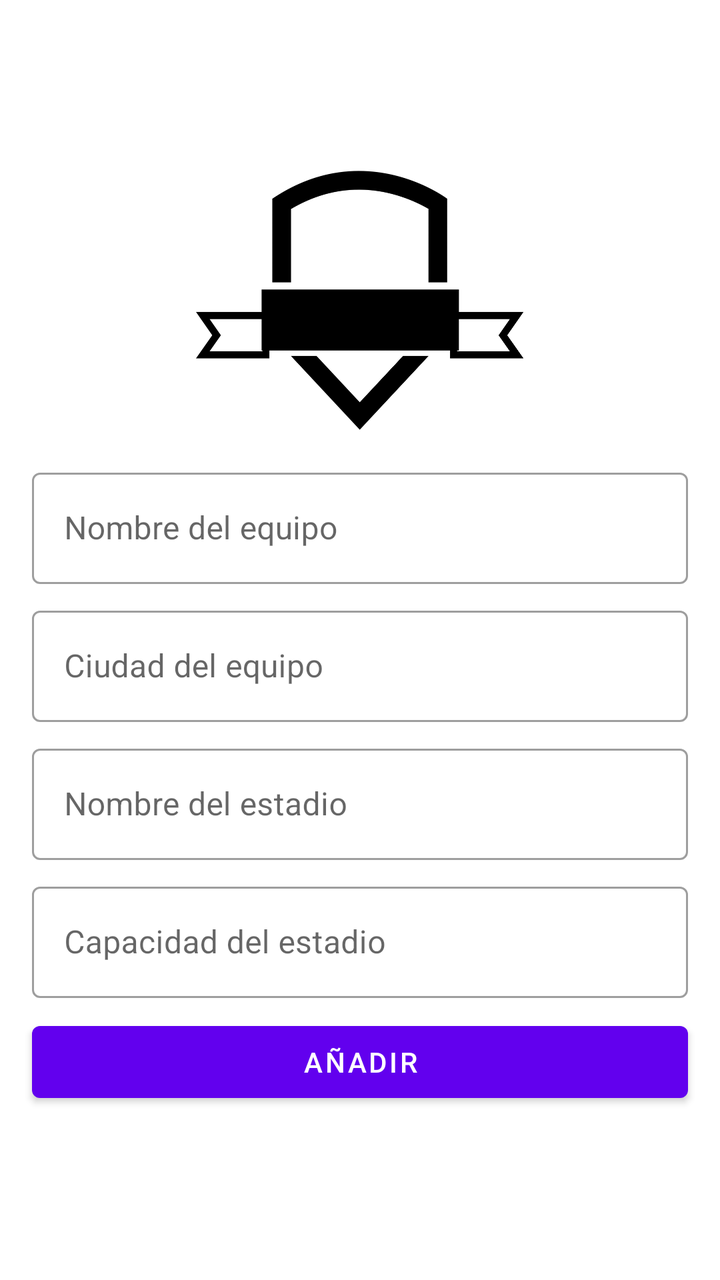
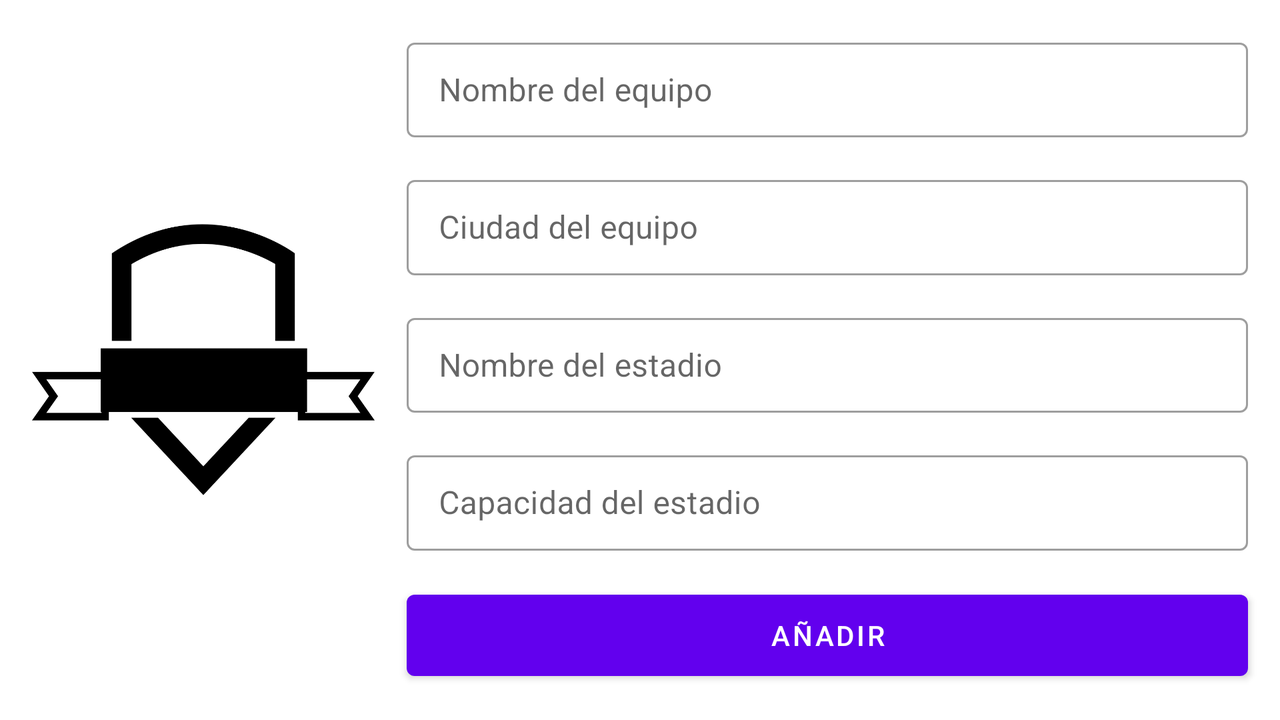

An Android layout and its configuration variant, each rendered on a device that would load it. The default file and the variant file are quoted in full after the pictures.
<!-- AndroidManifest.xml: application theme AppTheme -->
<!-- res/layout/content_add_team.xml -->
<?xml version="1.0" encoding="utf-8"?>
<androidx.constraintlayout.widget.ConstraintLayout xmlns:android="http://schemas.android.com/apk/res/android"
    xmlns:app="http://schemas.android.com/apk/res-auto"
    xmlns:tools="http://schemas.android.com/tools"
    android:layout_width="match_parent"
    android:layout_height="match_parent"
    app:layout_behavior="@string/appbar_scrolling_view_behavior"
    tools:context=".view.AddTeamActivity"
    tools:showIn="@layout/activity_add_team">

    <androidx.constraintlayout.widget.ConstraintLayout
        android:id="@+id/clLoading"
        android:layout_width="0dp"
        android:layout_height="wrap_content"
        android:layout_margin="@dimen/defaultMargin"
        app:layout_constraintBottom_toBottomOf="parent"
        app:layout_constraintEnd_toEndOf="parent"
        app:layout_constraintStart_toStartOf="parent"
        android:visibility="invisible"
        app:layout_constraintTop_toTopOf="parent"
        app:layout_constraintWidth_default="wrap">

        <TextView
            android:id="@+id/tvLoading"
            style="@style/BigTitle"
            android:layout_width="wrap_content"
            android:layout_height="wrap_content"
            android:layout_marginBottom="@dimen/defaultMargin"
            android:text="@string/toastAdding"
            app:layout_constraintEnd_toEndOf="parent"
            app:layout_constraintStart_toStartOf="parent"
            app:layout_constraintTop_toTopOf="parent"
            app:layout_constraintBottom_toTopOf="@id/loading_spinner"
            />

        <ProgressBar
            android:id="@+id/loading_spinner"
            android:layout_width="wrap_content"
            android:layout_height="wrap_content"
            android:layout_gravity="center"
            android:indeterminateTint="@color/colorPrimary"
            android:indeterminateTintMode="src_atop"
            app:layout_constraintBottom_toBottomOf="parent"
            app:layout_constraintEnd_toEndOf="parent"
            app:layout_constraintStart_toStartOf="parent"
            app:layout_constraintTop_toBottomOf="@id/tvLoading" />

    </androidx.constraintlayout.widget.ConstraintLayout>

    <androidx.constraintlayout.widget.ConstraintLayout
        android:id="@+id/clForm"
        android:layout_width="0dp"
        android:layout_height="wrap_content"
        android:layout_marginStart="@dimen/defaultMargin"
        android:layout_marginLeft="@dimen/defaultMargin"
        android:layout_marginTop="@dimen/defaultMargin"
        android:layout_marginEnd="@dimen/defaultMargin"
        android:layout_marginRight="@dimen/defaultMargin"
        android:layout_marginBottom="@dimen/defaultMargin"
        app:layout_constraintBottom_toBottomOf="parent"
        app:layout_constraintEnd_toEndOf="parent"
        app:layout_constraintStart_toStartOf="parent"
        app:layout_constraintTop_toTopOf="parent">

        <androidx.constraintlayout.widget.Guideline
            android:id="@+id/guidelineIvTeam"
            android:layout_width="0dp"
            android:layout_height="wrap_content"
            android:orientation="horizontal"
            app:layout_constraintGuide_percent="0.3" />

        <ImageView
            android:id="@+id/ivTeam"
            android:layout_width="0dp"
            android:layout_height="0dp"
            android:layout_margin="@dimen/defaultMargin"
            android:clickable="true"
            android:cropToPadding="false"
            android:focusable="true"
            android:scaleType="centerInside"
            app:layout_constraintBottom_toTopOf="@id/guidelineIvTeam"
            app:layout_constraintEnd_toEndOf="parent"
            app:layout_constraintStart_toStartOf="parent"
            app:layout_constraintTop_toTopOf="parent"
            app:srcCompat="@drawable/ic_team_default" />

        <com.google.android.material.textfield.TextInputLayout
            android:id="@+id/tilName"
            style="@style/Widget.MaterialComponents.TextInputLayout.OutlinedBox"
            android:layout_width="0dp"
            android:layout_height="wrap_content"
            android:layout_margin="@dimen/defaultMargin"
            android:hint="@string/tilName"
            app:layout_constraintBottom_toTopOf="@+id/tilCity"
            app:layout_constraintEnd_toEndOf="parent"
            app:layout_constraintHorizontal_bias="0.5"
            app:layout_constraintStart_toStartOf="parent"
            app:layout_constraintTop_toBottomOf="@id/guidelineIvTeam">

            <com.google.android.material.textfield.TextInputEditText
                android:id="@+id/tietName"
                android:layout_width="match_parent"
                android:layout_height="wrap_content"
                android:maxLines="1" />

        </com.google.android.material.textfield.TextInputLayout>

        <com.google.android.material.textfield.TextInputLayout
            android:id="@+id/tilCity"
            style="@style/Widget.MaterialComponents.TextInputLayout.OutlinedBox"
            android:layout_width="match_parent"
            android:layout_height="wrap_content"
            android:layout_margin="@dimen/defaultMargin"
            android:hint="@string/tilCity"
            app:layout_constraintEnd_toEndOf="parent"
            app:layout_constraintStart_toStartOf="parent"
            app:layout_constraintTop_toBottomOf="@+id/tilName">

            <com.google.android.material.textfield.TextInputEditText
                android:id="@+id/tietCity"
                android:layout_width="match_parent"
                android:layout_height="wrap_content"
                android:maxLines="1" />

        </com.google.android.material.textfield.TextInputLayout>

        <com.google.android.material.textfield.TextInputLayout
            android:id="@+id/tilStadium"
            style="@style/Widget.MaterialComponents.TextInputLayout.OutlinedBox"
            android:layout_width="match_parent"
            android:layout_height="wrap_content"
            android:layout_margin="@dimen/defaultMargin"
            android:hint="@string/tilStadium"
            app:layout_constraintEnd_toEndOf="parent"
            app:layout_constraintStart_toStartOf="parent"
            app:layout_constraintTop_toBottomOf="@+id/tilCity">

            <com.google.android.material.textfield.TextInputEditText
                android:id="@+id/tietStadium"
                android:layout_width="match_parent"
                android:layout_height="wrap_content"
                android:maxLines="1" />

        </com.google.android.material.textfield.TextInputLayout>

        <com.google.android.material.textfield.TextInputLayout
            android:id="@+id/tilStadium_capacity"
            style="@style/Widget.MaterialComponents.TextInputLayout.OutlinedBox"
            android:layout_width="match_parent"
            android:layout_height="wrap_content"
            android:layout_margin="@dimen/defaultMargin"
            android:hint="@string/tilStadium_capacity"
            app:layout_constraintEnd_toEndOf="parent"
            app:layout_constraintStart_toStartOf="parent"
            app:layout_constraintTop_toBottomOf="@+id/tilStadium">

            <com.google.android.material.textfield.TextInputEditText
                android:id="@+id/tietStadium_capacity"
                android:layout_width="match_parent"
                android:layout_height="wrap_content"
                android:inputType="numberSigned"
                android:maxLines="1" />

        </com.google.android.material.textfield.TextInputLayout>

        <Button
            android:id="@+id/btAdd"
            android:layout_width="0dp"
            android:layout_height="wrap_content"
            android:layout_margin="@dimen/defaultMargin"
            android:text="@string/btAdd"
            app:layout_constraintBottom_toBottomOf="parent"
            app:layout_constraintEnd_toEndOf="parent"
            app:layout_constraintStart_toStartOf="parent"
            app:layout_constraintTop_toBottomOf="@+id/tilStadium_capacity"
            app:layout_constraintVertical_bias="0.0" />

    </androidx.constraintlayout.widget.ConstraintLayout>

</androidx.constraintlayout.widget.ConstraintLayout>
<!-- res/layout/activity_add_team.xml (included above) -->
<?xml version="1.0" encoding="utf-8"?>
<androidx.coordinatorlayout.widget.CoordinatorLayout xmlns:android="http://schemas.android.com/apk/res/android"
    xmlns:app="http://schemas.android.com/apk/res-auto"
    xmlns:tools="http://schemas.android.com/tools"
    android:layout_width="match_parent"
    android:layout_height="match_parent"
    tools:context=".view.AddTeamActivity">

    <com.google.android.material.appbar.AppBarLayout
        android:layout_width="match_parent"
        android:layout_height="wrap_content"
        android:theme="@style/AppTheme.AppBarOverlay">

        <androidx.appcompat.widget.Toolbar
            android:id="@+id/toolbar"
            android:layout_width="match_parent"
            android:layout_height="?attr/actionBarSize"
            android:background="?attr/colorPrimary"
            app:popupTheme="@style/AppTheme.PopupOverlay" />

    </com.google.android.material.appbar.AppBarLayout>

    <include layout="@layout/content_add_team" />

</androidx.coordinatorlayout.widget.CoordinatorLayout>
<!-- resources referenced by this layout -->
<resources>
  <dimen name="defaultMargin">8dp</dimen>
  <!-- drawable ic_team_default: png bitmap (drawable, 27811 bytes) -->
  <string name="btAdd">Añadir</string>
  <string name="tilCity">Ciudad del equipo</string>
  <string name="tilName">Nombre del equipo</string>
  <string name="tilStadium">Nombre del estadio</string>
  <string name="tilStadium_capacity">Capacidad del estadio</string>
  <string name="toastAdding">Añadiendo</string>
  <style name="AppTheme.AppBarOverlay" parent="ThemeOverlay.AppCompat.Dark.ActionBar" />
  <style name="AppTheme.PopupOverlay" parent="ThemeOverlay.AppCompat.Light" />
  <style name="BigTitle" parent="Widget.AppCompat.TextView">
          <item name="android:textSize">24sp</item>
          <item name="android:textColor">@android:color/black</item>
          <item name="android:textStyle">bold</item>
      </style>
  <style name="AppTheme" parent="Theme.MaterialComponents.Light.NoActionBar">
          
          <item name="colorPrimary">@color/colorPrimary</item>
          <item name="colorPrimaryDark">@color/colorPrimaryDark</item>
      </style>
</resources>
<!-- res/layout-land/content_add_team.xml (the repository's variant of the layout above) -->
<!-- drawn on the phone turned sideways -->
<?xml version="1.0" encoding="utf-8"?>
<androidx.constraintlayout.widget.ConstraintLayout xmlns:android="http://schemas.android.com/apk/res/android"
    xmlns:app="http://schemas.android.com/apk/res-auto"
    xmlns:tools="http://schemas.android.com/tools"
    android:layout_width="match_parent"
    android:layout_height="match_parent"
    android:layout_margin="@dimen/defaultMargin"
    app:layout_behavior="@string/appbar_scrolling_view_behavior"
    tools:context=".view.AddTeamActivity"
    tools:showIn="@layout/activity_add_team">

    <androidx.constraintlayout.widget.ConstraintLayout
        android:id="@+id/clLoading"
        android:layout_width="0dp"
        android:layout_height="wrap_content"
        android:layout_margin="@dimen/defaultMargin"
        app:layout_constraintBottom_toBottomOf="parent"
        app:layout_constraintEnd_toEndOf="parent"
        app:layout_constraintStart_toStartOf="parent"
        android:visibility="invisible"
        app:layout_constraintTop_toTopOf="parent"
        app:layout_constraintWidth_default="wrap">

        <TextView
            android:id="@+id/tvLoading"
            style="@style/BigTitle"
            android:layout_width="wrap_content"
            android:layout_height="wrap_content"
            android:layout_marginBottom="@dimen/defaultMargin"
            android:text="@string/toastAdding"
            app:layout_constraintEnd_toEndOf="parent"
            app:layout_constraintStart_toStartOf="parent"
            app:layout_constraintTop_toTopOf="parent"
            app:layout_constraintBottom_toTopOf="@id/loading_spinner"
            />

        <ProgressBar
            android:id="@+id/loading_spinner"
            android:layout_width="wrap_content"
            android:layout_height="wrap_content"
            android:layout_gravity="center"
            android:indeterminateTint="@color/colorPrimary"
            android:indeterminateTintMode="src_atop"
            app:layout_constraintBottom_toBottomOf="parent"
            app:layout_constraintEnd_toEndOf="parent"
            app:layout_constraintStart_toStartOf="parent"
            app:layout_constraintTop_toBottomOf="@id/tvLoading" />

    </androidx.constraintlayout.widget.ConstraintLayout>

    <androidx.constraintlayout.widget.ConstraintLayout
        android:id="@+id/clForm"
        android:layout_width="match_parent"
        android:layout_height="match_parent"
        app:layout_constraintBottom_toBottomOf="parent"
        app:layout_constraintEnd_toEndOf="parent"
        app:layout_constraintStart_toStartOf="parent"
        app:layout_constraintTop_toTopOf="parent">

        <androidx.constraintlayout.widget.Guideline
            android:id="@+id/guidelineIvTeam"
            android:layout_width="wrap_content"
            android:layout_height="wrap_content"
            android:orientation="vertical"
            app:layout_constraintGuide_percent="0.3" />

        <ImageView
            android:id="@+id/ivTeam"
            android:layout_width="0dp"
            android:layout_height="0dp"
            android:layout_margin="@dimen/defaultMargin"
            android:clickable="true"
            android:cropToPadding="false"
            android:focusable="true"
            android:scaleType="centerInside"
            app:layout_constraintBottom_toBottomOf="parent"
            app:layout_constraintEnd_toStartOf="@id/guidelineIvTeam"
            app:layout_constraintStart_toStartOf="parent"
            app:layout_constraintTop_toTopOf="parent"
            app:srcCompat="@drawable/ic_team_default" />

        <com.google.android.material.textfield.TextInputLayout
            android:id="@+id/tilName"
            style="@style/Widget.MaterialComponents.TextInputLayout.OutlinedBox"
            android:layout_width="0dp"
            android:layout_height="0dp"
            android:layout_margin="@dimen/defaultMargin"
            android:hint="@string/tilName"
            app:layout_constraintBottom_toTopOf="@id/tilCity"
            app:layout_constraintEnd_toEndOf="parent"
            app:layout_constraintStart_toEndOf="@id/guidelineIvTeam"
            app:layout_constraintTop_toTopOf="parent">

            <com.google.android.material.textfield.TextInputEditText
                android:id="@+id/tietName"
                android:layout_width="match_parent"
                android:layout_height="wrap_content"
                android:maxLines="1" />

        </com.google.android.material.textfield.TextInputLayout>

        <com.google.android.material.textfield.TextInputLayout
            android:id="@+id/tilCity"
            style="@style/Widget.MaterialComponents.TextInputLayout.OutlinedBox"
            android:layout_width="0dp"
            android:layout_height="0dp"
            android:layout_margin="@dimen/defaultMargin"
            android:hint="@string/tilCity"
            app:layout_constraintBottom_toTopOf="@id/tilStadium"
            app:layout_constraintEnd_toEndOf="parent"
            app:layout_constraintStart_toEndOf="@id/guidelineIvTeam"
            app:layout_constraintTop_toBottomOf="@id/tilName">

            <com.google.android.material.textfield.TextInputEditText
                android:id="@+id/tietCity"
                android:layout_width="match_parent"
                android:layout_height="wrap_content"
                android:maxLines="1" />

        </com.google.android.material.textfield.TextInputLayout>

        <com.google.android.material.textfield.TextInputLayout
            android:id="@+id/tilStadium"
            style="@style/Widget.MaterialComponents.TextInputLayout.OutlinedBox"
            android:layout_width="0dp"
            android:layout_height="0dp"
            android:layout_margin="@dimen/defaultMargin"
            android:hint="@string/tilStadium"
            app:layout_constraintBottom_toTopOf="@id/tilStadium_capacity"
            app:layout_constraintEnd_toEndOf="parent"
            app:layout_constraintStart_toEndOf="@id/guidelineIvTeam"
            app:layout_constraintTop_toBottomOf="@id/tilCity">

            <com.google.android.material.textfield.TextInputEditText
                android:id="@+id/tietStadium"
                android:layout_width="match_parent"
                android:layout_height="wrap_content"
                android:maxLines="1" />

        </com.google.android.material.textfield.TextInputLayout>

        <com.google.android.material.textfield.TextInputLayout
            android:id="@+id/tilStadium_capacity"
            style="@style/Widget.MaterialComponents.TextInputLayout.OutlinedBox"
            android:layout_width="0dp"
            android:layout_height="0dp"
            android:layout_margin="@dimen/defaultMargin"
            android:hint="@string/tilStadium_capacity"
            app:layout_constraintBottom_toTopOf="@id/btAdd"
            app:layout_constraintEnd_toEndOf="parent"
            app:layout_constraintStart_toEndOf="@id/guidelineIvTeam"
            app:layout_constraintTop_toBottomOf="@id/tilStadium">

            <com.google.android.material.textfield.TextInputEditText
                android:id="@+id/tietStadium_capacity"
                android:layout_width="match_parent"
                android:layout_height="wrap_content"
                android:inputType="numberSigned"
                android:maxLines="1" />

        </com.google.android.material.textfield.TextInputLayout>

        <Button
            android:id="@+id/btAdd"
            android:layout_width="0dp"
            android:layout_height="0dp"
            android:layout_margin="@dimen/defaultMargin"
            android:text="@string/btAdd"
            app:layout_constraintBottom_toBottomOf="parent"
            app:layout_constraintEnd_toEndOf="parent"
            app:layout_constraintStart_toEndOf="@id/guidelineIvTeam"
            app:layout_constraintTop_toBottomOf="@id/tilStadium_capacity" />
    </androidx.constraintlayout.widget.ConstraintLayout>
</androidx.constraintlayout.widget.ConstraintLayout>
<!-- res/layout/content_add_team.xml (included above) -->
<?xml version="1.0" encoding="utf-8"?>
<androidx.constraintlayout.widget.ConstraintLayout xmlns:android="http://schemas.android.com/apk/res/android"
    xmlns:app="http://schemas.android.com/apk/res-auto"
    xmlns:tools="http://schemas.android.com/tools"
    android:layout_width="match_parent"
    android:layout_height="match_parent"
    app:layout_behavior="@string/appbar_scrolling_view_behavior"
    tools:context=".view.AddTeamActivity"
    tools:showIn="@layout/activity_add_team">

    <androidx.constraintlayout.widget.ConstraintLayout
        android:id="@+id/clLoading"
        android:layout_width="0dp"
        android:layout_height="wrap_content"
        android:layout_margin="@dimen/defaultMargin"
        app:layout_constraintBottom_toBottomOf="parent"
        app:layout_constraintEnd_toEndOf="parent"
        app:layout_constraintStart_toStartOf="parent"
        android:visibility="invisible"
        app:layout_constraintTop_toTopOf="parent"
        app:layout_constraintWidth_default="wrap">

        <TextView
            android:id="@+id/tvLoading"
            style="@style/BigTitle"
            android:layout_width="wrap_content"
            android:layout_height="wrap_content"
            android:layout_marginBottom="@dimen/defaultMargin"
            android:text="@string/toastAdding"
            app:layout_constraintEnd_toEndOf="parent"
            app:layout_constraintStart_toStartOf="parent"
            app:layout_constraintTop_toTopOf="parent"
            app:layout_constraintBottom_toTopOf="@id/loading_spinner"
            />

        <ProgressBar
            android:id="@+id/loading_spinner"
            android:layout_width="wrap_content"
            android:layout_height="wrap_content"
            android:layout_gravity="center"
            android:indeterminateTint="@color/colorPrimary"
            android:indeterminateTintMode="src_atop"
            app:layout_constraintBottom_toBottomOf="parent"
            app:layout_constraintEnd_toEndOf="parent"
            app:layout_constraintStart_toStartOf="parent"
            app:layout_constraintTop_toBottomOf="@id/tvLoading" />

    </androidx.constraintlayout.widget.ConstraintLayout>

    <androidx.constraintlayout.widget.ConstraintLayout
        android:id="@+id/clForm"
        android:layout_width="0dp"
        android:layout_height="wrap_content"
        android:layout_marginStart="@dimen/defaultMargin"
        android:layout_marginLeft="@dimen/defaultMargin"
        android:layout_marginTop="@dimen/defaultMargin"
        android:layout_marginEnd="@dimen/defaultMargin"
        android:layout_marginRight="@dimen/defaultMargin"
        android:layout_marginBottom="@dimen/defaultMargin"
        app:layout_constraintBottom_toBottomOf="parent"
        app:layout_constraintEnd_toEndOf="parent"
        app:layout_constraintStart_toStartOf="parent"
        app:layout_constraintTop_toTopOf="parent">

        <androidx.constraintlayout.widget.Guideline
            android:id="@+id/guidelineIvTeam"
            android:layout_width="0dp"
            android:layout_height="wrap_content"
            android:orientation="horizontal"
            app:layout_constraintGuide_percent="0.3" />

        <ImageView
            android:id="@+id/ivTeam"
            android:layout_width="0dp"
            android:layout_height="0dp"
            android:layout_margin="@dimen/defaultMargin"
            android:clickable="true"
            android:cropToPadding="false"
            android:focusable="true"
            android:scaleType="centerInside"
            app:layout_constraintBottom_toTopOf="@id/guidelineIvTeam"
            app:layout_constraintEnd_toEndOf="parent"
            app:layout_constraintStart_toStartOf="parent"
            app:layout_constraintTop_toTopOf="parent"
            app:srcCompat="@drawable/ic_team_default" />

        <com.google.android.material.textfield.TextInputLayout
            android:id="@+id/tilName"
            style="@style/Widget.MaterialComponents.TextInputLayout.OutlinedBox"
            android:layout_width="0dp"
            android:layout_height="wrap_content"
            android:layout_margin="@dimen/defaultMargin"
            android:hint="@string/tilName"
            app:layout_constraintBottom_toTopOf="@+id/tilCity"
            app:layout_constraintEnd_toEndOf="parent"
            app:layout_constraintHorizontal_bias="0.5"
            app:layout_constraintStart_toStartOf="parent"
            app:layout_constraintTop_toBottomOf="@id/guidelineIvTeam">

            <com.google.android.material.textfield.TextInputEditText
                android:id="@+id/tietName"
                android:layout_width="match_parent"
                android:layout_height="wrap_content"
                android:maxLines="1" />

        </com.google.android.material.textfield.TextInputLayout>

        <com.google.android.material.textfield.TextInputLayout
            android:id="@+id/tilCity"
            style="@style/Widget.MaterialComponents.TextInputLayout.OutlinedBox"
            android:layout_width="match_parent"
            android:layout_height="wrap_content"
            android:layout_margin="@dimen/defaultMargin"
            android:hint="@string/tilCity"
            app:layout_constraintEnd_toEndOf="parent"
            app:layout_constraintStart_toStartOf="parent"
            app:layout_constraintTop_toBottomOf="@+id/tilName">

            <com.google.android.material.textfield.TextInputEditText
                android:id="@+id/tietCity"
                android:layout_width="match_parent"
                android:layout_height="wrap_content"
                android:maxLines="1" />

        </com.google.android.material.textfield.TextInputLayout>

        <com.google.android.material.textfield.TextInputLayout
            android:id="@+id/tilStadium"
            style="@style/Widget.MaterialComponents.TextInputLayout.OutlinedBox"
            android:layout_width="match_parent"
            android:layout_height="wrap_content"
            android:layout_margin="@dimen/defaultMargin"
            android:hint="@string/tilStadium"
            app:layout_constraintEnd_toEndOf="parent"
            app:layout_constraintStart_toStartOf="parent"
            app:layout_constraintTop_toBottomOf="@+id/tilCity">

            <com.google.android.material.textfield.TextInputEditText
                android:id="@+id/tietStadium"
                android:layout_width="match_parent"
                android:layout_height="wrap_content"
                android:maxLines="1" />

        </com.google.android.material.textfield.TextInputLayout>

        <com.google.android.material.textfield.TextInputLayout
            android:id="@+id/tilStadium_capacity"
            style="@style/Widget.MaterialComponents.TextInputLayout.OutlinedBox"
            android:layout_width="match_parent"
            android:layout_height="wrap_content"
            android:layout_margin="@dimen/defaultMargin"
            android:hint="@string/tilStadium_capacity"
            app:layout_constraintEnd_toEndOf="parent"
            app:layout_constraintStart_toStartOf="parent"
            app:layout_constraintTop_toBottomOf="@+id/tilStadium">

            <com.google.android.material.textfield.TextInputEditText
                android:id="@+id/tietStadium_capacity"
                android:layout_width="match_parent"
                android:layout_height="wrap_content"
                android:inputType="numberSigned"
                android:maxLines="1" />

        </com.google.android.material.textfield.TextInputLayout>

        <Button
            android:id="@+id/btAdd"
            android:layout_width="0dp"
            android:layout_height="wrap_content"
            android:layout_margin="@dimen/defaultMargin"
            android:text="@string/btAdd"
            app:layout_constraintBottom_toBottomOf="parent"
            app:layout_constraintEnd_toEndOf="parent"
            app:layout_constraintStart_toStartOf="parent"
            app:layout_constraintTop_toBottomOf="@+id/tilStadium_capacity"
            app:layout_constraintVertical_bias="0.0" />

    </androidx.constraintlayout.widget.ConstraintLayout>

</androidx.constraintlayout.widget.ConstraintLayout>
